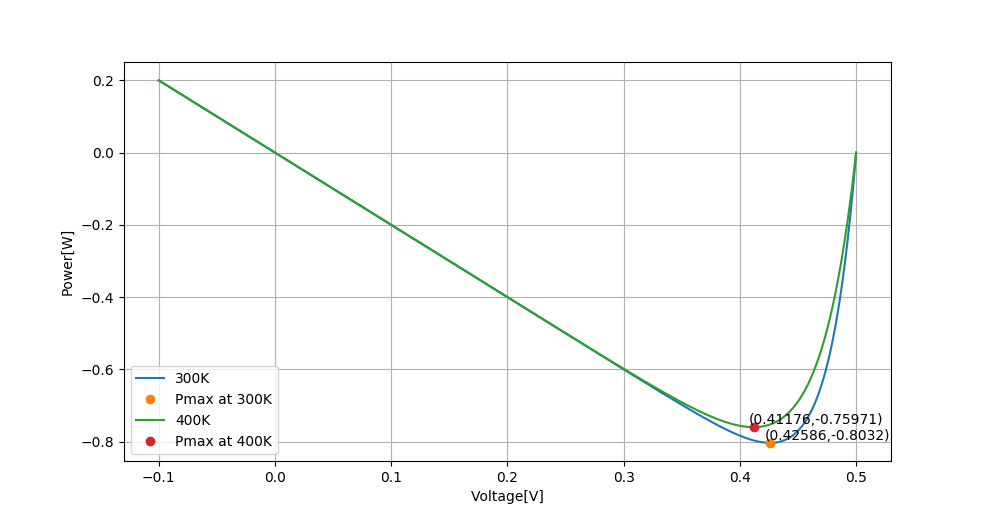

Python code for this plot:
import numpy as np
import matplotlib.pyplot as plt

Temp = input('please input temperature:')
TempStrList = [j for j in Temp.split()]
TempList = [eval(j) for j in Temp.split()]

V = np.linspace(-0.1, 0.5, 2000)
# I suggest start point is -0.1 and end point is 0.5 for temperature 300K and 400K
# because exponential increase rapidly and image will be bad if start and end is not appropriate
for i in range(len(TempList)):
    beta = 1.6*10**-19/(1.38*10**-23*TempList[i])
    I0 = 2/(np.exp(beta*0.5)-1)
    f = lambda x:I0*x*(np.exp(beta*x)-1)-2*x
    P = f(V)
    plt.plot(V, P, label= TempStrList[i]+'K')
    Pmax = min(P)
    Vmax_index = int(np.argwhere(P==Pmax))
    Vmax = V[Vmax_index]
    print(Vmax,Pmax)
    plt.plot(Vmax, Pmax, 'o', label = 'Pmax at '+TempStrList[i]+'K')
    plt.text(Vmax*0.99, Pmax*0.99, '(' + str(round(Vmax,5)) + ',' + str(round(Pmax,5)) + ')')
plt.grid()
plt.xlabel(r'Voltage[V]')
plt.ylabel(r'Power[W]')
plt.legend(loc = 'best')
plt.show()
